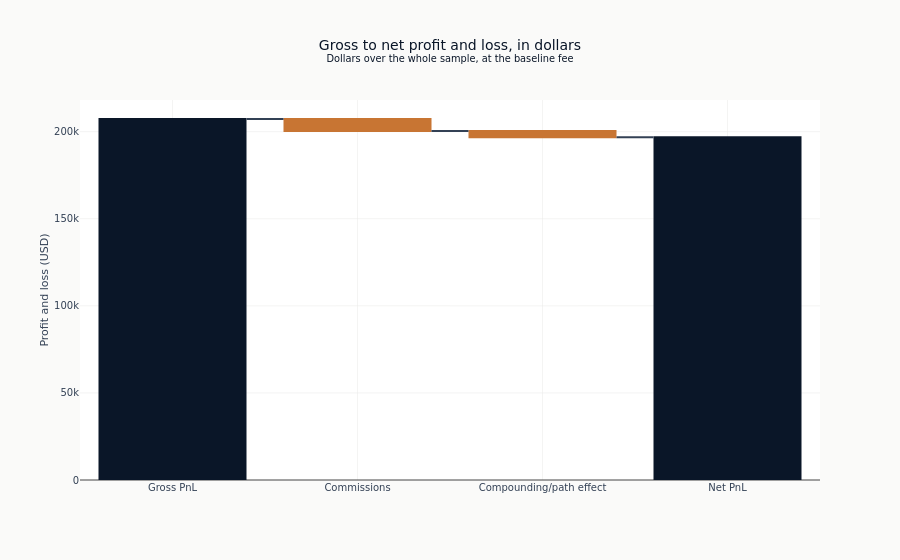

Write notebook code for a chart like this one.
### Markdown cell above
The dollar figures below are measured from the starting capital rather than from each run's
first closing equity. That first close already contains a session's return and, in the net run,
the opening commission, so measuring from it would give the two runs different bases and drop
the difference into the path effect, which is the reconciling residual and so cannot report it.

### Code cell
result_net = results_by_cost[fee_bp]
gross_pnl_dollars = float(result_gross.equity.iloc[-1]) - INITIAL_CASH
net_pnl_dollars = float(result_net.equity.iloc[-1]) - INITIAL_CASH
commission_dollars = float((result_net.trades_dollar * DEFAULT_FEES).sum())
path_effect_dollars = gross_pnl_dollars - commission_dollars - net_pnl_dollars
assert np.isclose(gross_pnl_dollars - commission_dollars - path_effect_dollars, net_pnl_dollars)

waterfall = go.Figure(
    go.Waterfall(
        measure=["absolute", "relative", "relative", "total"],
        x=["Gross PnL", "Commissions", "Compounding/path effect", "Net PnL"],
        y=[gross_pnl_dollars, -commission_dollars, -path_effect_dollars, net_pnl_dollars],
        connector={"line": {"color": COLORS["neutral"]}},
        # Plotly's waterfall defaults are its own blue and red, not the house palette.
        decreasing={"marker": {"color": COLORS["copper"]}},
        increasing={"marker": {"color": COLORS["blue"]}},
        totals={"marker": {"color": COLORS["blue"]}},
    )
)
waterfall.update_layout(
    title=(
        "Gross to net profit and loss, in dollars"
        "<br><sup>Dollars over the whole sample, at the baseline fee</sup>"
    ),
    yaxis_title="Profit and loss (USD)",
    showlegend=False,
)
show_plotly_with_alt(
    waterfall,
    f"Waterfall chart in dollars over the whole sample. Gross profit and loss opens at "
    f"{gross_pnl_dollars:,.0f}, a commissions bar takes off {commission_dollars:,.0f}, a "
    f"compounding-and-path-effect bar takes off a further {path_effect_dollars:,.0f}, and net "
    f"profit and loss closes at {net_pnl_dollars:,.0f}. The second deduction is "
    f"{path_effect_dollars / commission_dollars:.0%} of the first, so the fees paid are not the "
    "whole of what the fees cost.",
)

### Figure 1 — Plotly figure (JSON) as saved in the notebook; plotly's stock layout.template omitted (floating-point values rounded to 4 significant figures)
{"data": [{"connector": {"line": {"color": "#334155"}}, "decreasing": {"marker": {"color": "#C87533"}}, "increasing": {"marker": {"color": "#0a1628"}}, "measure": ["absolute", "relative", "relative", "total"], "totals": {"marker": {"color": "#0a1628"}}, "type": "waterfall", "x": ["Gross PnL", "Commissions", "Compounding/path effect", "Net PnL"], "y": [207300.0, -6838.0, -3681.0, 196700.0]}], "layout": {"showlegend": false, "title": {"text": "Gross to net profit and loss, in dollars<br><sup>Dollars over the whole sample, at the baseline fee</sup>"}, "yaxis": {"title": {"text": "Profit and loss (USD)"}}}}
